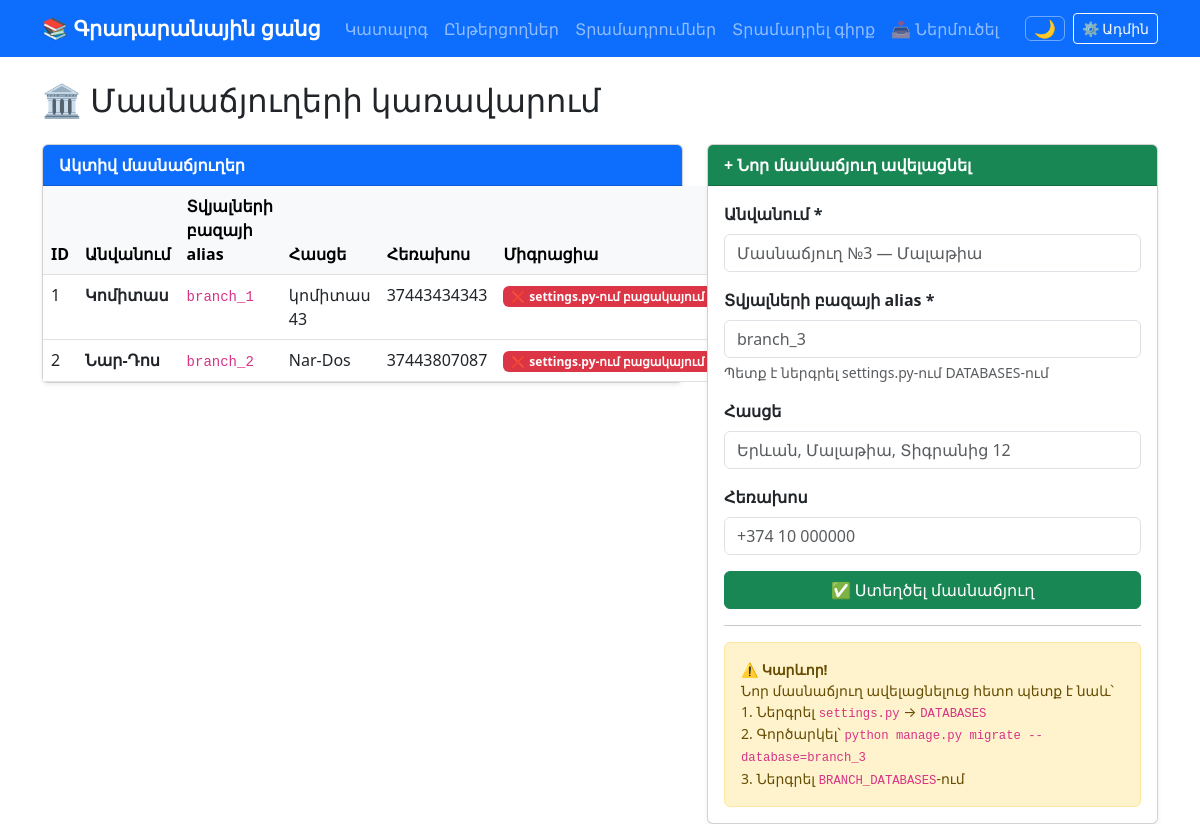
The app's page /branches/manage/ with its own data.
### catalog/models.py (models this page shows, shortened)
class Branch(models.Model):
    name     = models.CharField('Անվանում', max_length=200)
    address  = models.CharField('Հասցե', max_length=300)
    phone    = models.CharField('Հեռախոս', max_length=30, blank=True)
    db_alias = models.CharField(
        'Տվյալների բազայի այլանուն', max_length=50,
        help_text='Օրինակ՝ branch_1, branch_2'
    )
    is_active = models.BooleanField('Ակտիվ է', default=True)
    class Meta:
        verbose_name        = 'Մասնաճյուղ'
        verbose_name_plural = 'Մասնաճյուղեր'

### catalog/views.py (the view)
# urls.py: path('branches/manage/',  cat_views.branch_manage, name='branch_manage'),
def branch_manage(request):
    from django.conf import settings
    branches      = Branch.objects.all()
    configured_dbs = set(settings.DATABASES.keys())
    return render(request, 'catalog/branch_manage.html', {
        'branches': branches, 'configured_dbs': configured_dbs,
    })

### templates/catalog/branch_manage.html (shortened to what this page needs)
{% extends "base.html" %}
{% block content %}
<h2 class="mb-4">🏛 Մասնաճյուղերի կառավարում</h2>
<div class="row g-4">
  <div class="col-md-7">
    <div class="card shadow-sm">
      <div class="card-header bg-primary text-white fw-bold">
        Ակտիվ մասնաճյուղեր
      </div>
      <div class="card-body p-0">
        <table class="table table-hover mb-0">
          <thead class="table-light">
            <tr>
              <th>ID</th>
              <th>Անվանում</th>
              <th>Տվյալների բազայի alias</th>
              <th>Հասցե</th>
              <th>Հեռախոս</th>
              <th>Միգրացիա</th>
            </tr>
          </thead>
          <tbody>
          {% for b in branches %}
            <tr>
              <td>{{ b.pk }}</td>
              <td><strong>{{ b.name }}</strong></td>
              <td><code>{{ b.db_alias }}</code></td>
              <td>{{ b.address }}</td>
              <td>{{ b.phone|default:"—" }}</td>
              <td>
                {% if b.db_alias in configured_dbs %}
                  <span class="badge bg-success">✅ Կազմաձևված է</span>
                {% else %}
                  <span class="badge bg-danger">❌ settings.py-ում բացակայում է</span>
                {% endif %}
              </td>
            </tr>
          {% empty %}
            <tr><td colspan="6" class="text-muted text-center">Մասնաճյուղեր չկան</td></tr>
          {% endfor %}
          </tbody>
        </table>
      </div>
    </div>
  </div>
  <div class="col-md-5">
    <div class="card shadow-sm">
      <div class="card-header bg-success text-white fw-bold">
        + Նոր մասնաճյուղ ավելացնել
      </div>
      <div class="card-body">
        <form method="post" action="/branches/add/">
          <div class="mb-3">
            <label class="form-label fw-bold">Անվանում *</label>
            <input type="text" name="name" class="form-control"
                   placeholder="Մասնաճյուղ №3 — Մալաթիա" required>
          </div>
          <div class="mb-3">
            <label class="form-label fw-bold">Տվյալների բազայի alias *</label>
            <input type="text" name="db_alias" class="form-control"
                   placeholder="branch_3" required>
            <div class="form-text text-muted">
              Պետք է ներգրել settings.py-ում DATABASES-ում
            </div>
          </div>
          <div class="mb-3">
            <label class="form-label fw-bold">Հասցե</label>
            <input type="text" name="address" class="form-control"
                   placeholder="Երևան, Մալաթիա, Տիգրանից 12">
          </div>
          <div class="mb-3">
            <label class="form-label fw-bold">Հեռախոս</label>
            <input type="text" name="phone" class="form-control"
                   placeholder="+374 10 000000">
          </div>
          <button type="submit" class="btn btn-success w-100">
            ✅ Ստեղծել մասնաճյուղ
          </button>
        </form>
        <hr>
        <div class="alert alert-warning small mb-0">
          <strong>⚠️ Կարևոր!</strong><br>
          Նոր մասնաճյուղ ավելացնելուց հետո պետք է նաև՝<br>
          1. Ներգրել <code>settings.py</code> → <code>DATABASES</code><br>
          2. Գործարկել՝ <code>python manage.py migrate --database=branch_3</code><br>
          3. Ներգրել <code>BRANCH_DATABASES</code>-ում
        </div>
      </div>
    </div>
  </div>
</div>
{% endblock %}

### records on screen
Branch: pk "1", name "Կոմիտաս", db_alias "branch_1", address "կոմիտաս 43", phone "37443434343", shows "❌ settings.py-ում բացակայում է"
Branch: pk "2", name "Նար-Դոս", db_alias "branch_2", address "Nar-Dos", phone "37443807087", shows "❌ settings.py-ում բացակայում է"
